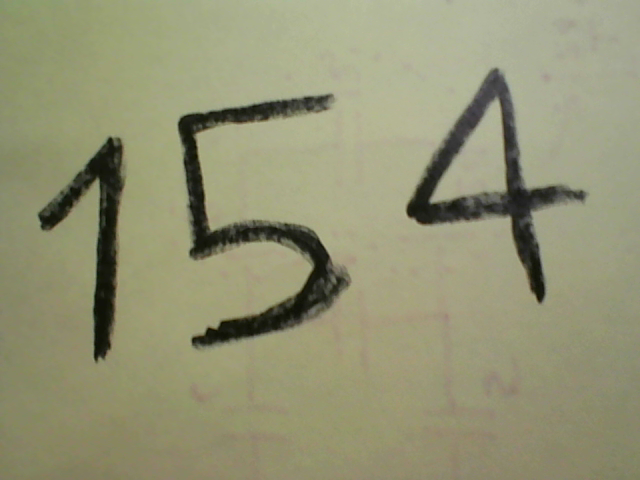
#> input picture img/input/img-2020129-12029.png, 640 x 480 px
$ python segmentation.py
#> lines starting #> are read from the running program, lines starting #| are printed output that depends on the picture; after the words box and inside, x2 and y2 are one past the last pixel; in counts of white or black regions, pixels touching at a corner belong together
import cv2
from PIL import Image, ImageEnhance, ImageFilter
import numpy as np
import matplotlib.pyplot as plt
import random as rng
rng.seed(12345)

# reading image
# img = Image.open("img-2020128-213510.png")
# img = Image.open("img-2020129-0574.png")
# img = Image.open("img-2020129-1345.png")
img = Image.open("img-2020129-12029.png")
#> img is the input picture: PIL image 640x480 RGB; mean R, G, B 147.5, 147.6, 116.3
# img = Image.open("img-2020129-13428.png")
# img = Image.open("img-2020129-13744.png")
new_image = img

img_cv = np.array(img)
img_cv2 = np.array(img)


# new_image = ImageEnhance.Brightness(new_image).enhance(1.7)
# new_image = ImageEnhance.Contrast(new_image).enhance(0.3)

new_image = np.array(new_image)
new_image = cv2.cvtColor(new_image, cv2.COLOR_BGR2GRAY)
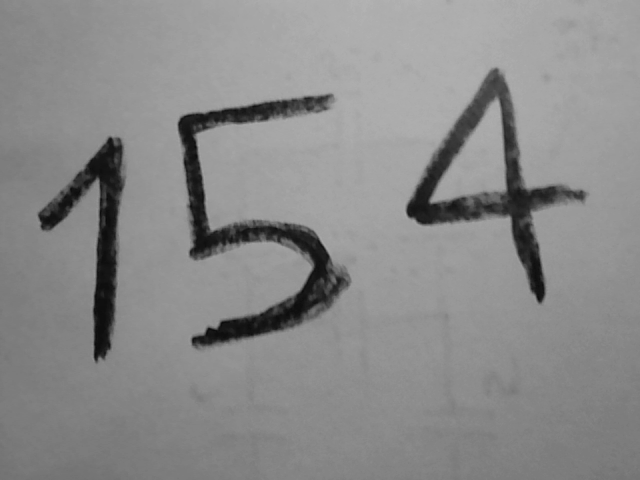
#> new_image: shape (480, 640); min 9, max 180, mean 138.2
new_image = Image.fromarray(new_image)

new_image = new_image.filter(ImageFilter.GaussianBlur(0.7))
#> new_image: PIL image 640x480 L
# new_image = ImageEnhance.Color(new_image).enhance(0.)
new_image = ImageEnhance.Contrast(new_image).enhance(2.5)
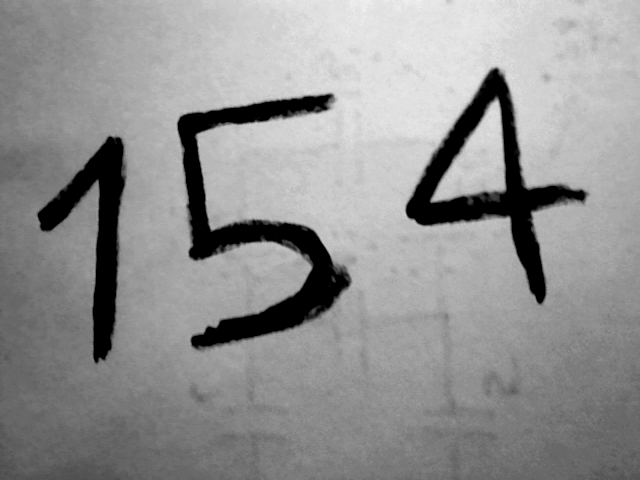
#> new_image: PIL image 640x480 L; min 0, max 243, mean 145.9


#convert pil.image to opencv (numpy.ndarray)
#need numpy library for this
new_image = np.array(new_image)
# [33 lines of commented-out code are left out]
kernel = np.ones((6,6),np.uint8)
new_image = cv2.dilate(~new_image, kernel, iterations=3)
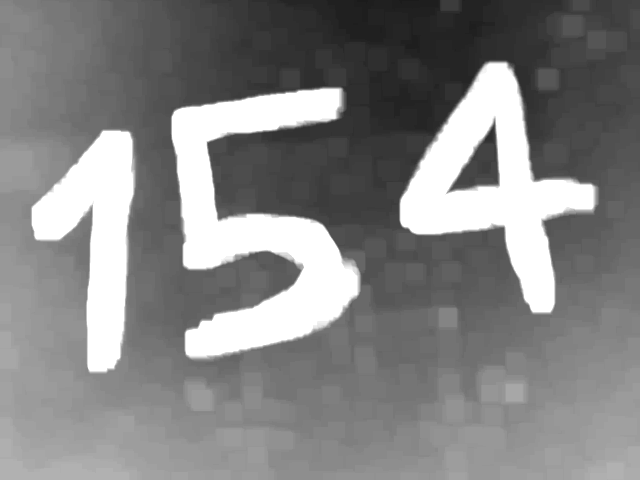
#> new_image: shape (480, 640); min 27, max 255, mean 131.9
ret, new_image = cv2.threshold(new_image, 210, 255, 0)
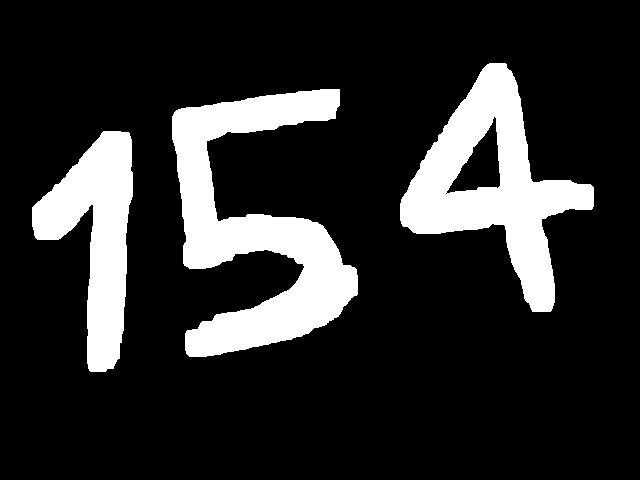
#> new_image: shape (480, 640); 17% white; 3 white regions
# new_image = cv2.adaptiveThreshold(new_image, 255, cv2.ADAPTIVE_THRESH_GAUSSIAN_C, cv2.THRESH_BINARY,3, 2)


contours, _ = cv2.findContours(new_image, cv2.RETR_LIST, cv2.CHAIN_APPROX_SIMPLE)
#> contours = 5 contours, 1 with area under 20; largest, box (x1, y1, x2, y2) and area: (172, 89, 358, 357) 21582, (400, 63, 594, 312) 19702, (32, 131, 133, 372) 11599, (446, 116, 501, 194) 1970
# print(len(contours))
boundings = list()
for cnt in contours:
    x, y, w, h = cv2.boundingRect(cnt)
    if x == 0 and y == 0:   # skip global contour
        continue
    boundings.append((x, y, w, h))
#> this loop made 5 passes
#> (x, y, w, h) on passes 2 to 5: (32, 131, 101, 241), (446, 116, 55, 78), (172, 89, 186, 268), (400, 63, 194, 249)
#> (cnt, x, y, w, h) on pass 1: ([[445, 193], [446, 192], [447, 193], [446, 194]], 445, 192, 3, 3)
#> after the loop, boundings = [(445, 192, 3, 3), (32, 131, 101, 241), (446, 116, 55, 78), (172, 89, 186, 268), (400, 63, 194, 249)]
    # if
    # cv2.rectangle(img_cv, (x, y), (x+w, y+h), (0, 240, 0), 2)
# print(boundings)
# yigig
new_boundings = boundings[:]
#> new_boundings has the same summary as boundings
for i in range(len(boundings)):
    for j in range(len(boundings)):
        if boundings[i] is boundings[j]: continue
        j_x, j_y, j_w, j_h = boundings[j]
        i_x, i_y, i_w, i_h = boundings[i]
        if j_x > i_x and j_y > i_y:
            if j_x + j_w < i_x + i_w and j_y + j_h < i_y + i_h:
                new_boundings[j] = None
#> this loop made 5 passes
#> after the loop, new_boundings = 5 items

new_boundings = [b for b in new_boundings if b != None]
#> new_boundings = [(32, 131, 101, 241), (172, 89, 186, 268), (400, 63, 194, 249)]
# print(boundings)

for b in new_boundings:
    x, y, w, h = b
    cv2.rectangle(img_cv, (x, y), (x+w, y+h), (0, 240, 0), 2)
#> this loop made 3 passes
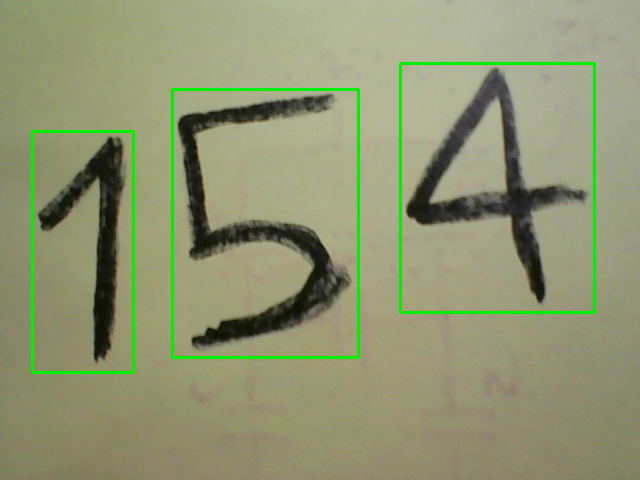
#> img_cv: shape (480, 640, 3); 2.42% of pixels changed, all inside (x1, y1, x2, y2) = (31, 62, 596, 374)

for b in boundings:
    x, y, w, h = b
    cv2.rectangle(img_cv2, (x, y), (x+w, y+h), (0, 240, 0), 2)
#> this loop made 5 passes
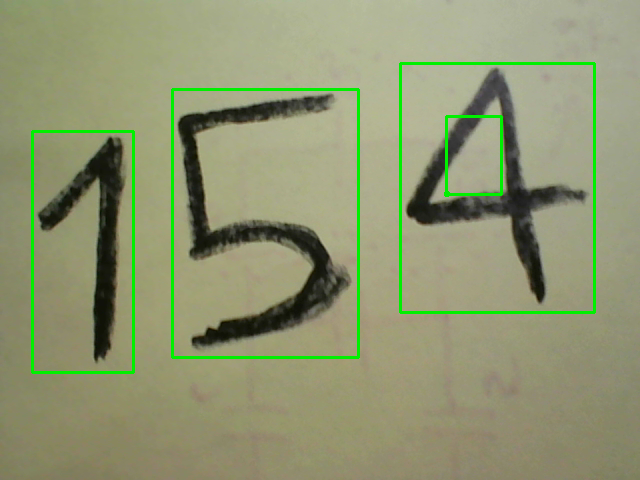
#> img_cv2: shape (480, 640, 3); 2.68% of pixels changed, all inside (x1, y1, x2, y2) = (31, 62, 596, 374)

# display input and output image
cv2.imshow("preprocessed image", new_image)
cv2.imshow("Edge Detection and segmentation", img_cv)
cv2.imshow("Edge Detection and segmentation1", img_cv2)
cv2.waitKey(0)   # waits until a key is pressed
cv2.destroyAllWindows()  # destroys the window showing image

$ run again, with img/input/img-2020128-213510.png copied over img/input/img-2020129-12029.png
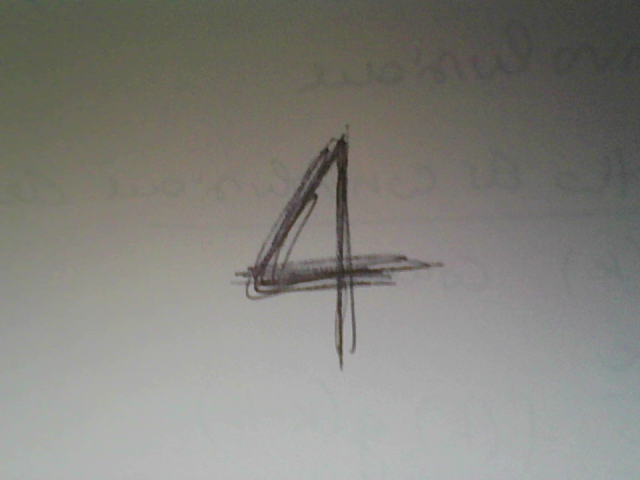
#> input picture img/input/img-2020128-213510.png, 640 x 480 px
#> img is the input picture: PIL image 640x480 RGB; mean R, G, B 131.8, 130.7, 124.8
#> `ret, new_image = cv2.threshold(new_image, 210, 255, 0)`:
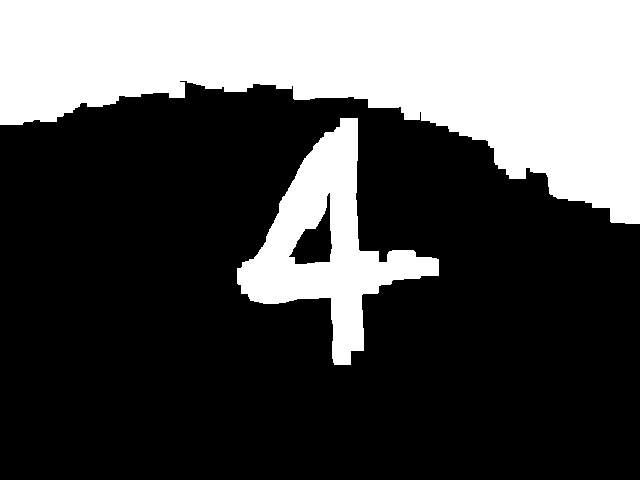
#> new_image: shape (480, 640); 31.9% white; 2 white regions
#> contours = 3 contours; box (x1, y1, x2, y2) and area: (0, 0, 640, 224) 80169, (237, 118, 439, 365) 18004, (288, 192, 333, 265) 1466
#> the loop `for cnt in contours:` made 3 passes
#> (x, y, w, h) on passes 1 to 3: (288, 192, 45, 73), (237, 118, 202, 247), (0, 0, 640, 224)
#> after the loop `for cnt in contours:`: boundings = [(288, 192, 45, 73), (237, 118, 202, 247)]
#> the loop `for i in range(len(boundings)):` made 2 passes
#> after the loop `for i in range(len(boundings)):`: new_boundings = 2 items
#> `new_boundings = [b for b in new_boundings if b != None]`: new_boundings = [(237, 118, 202, 247)]
#> the loop `for b in new_boundings:` made 1 pass
#> the loop `for b in boundings:` made 2 passes
#> after the loop `for b in boundings:`:
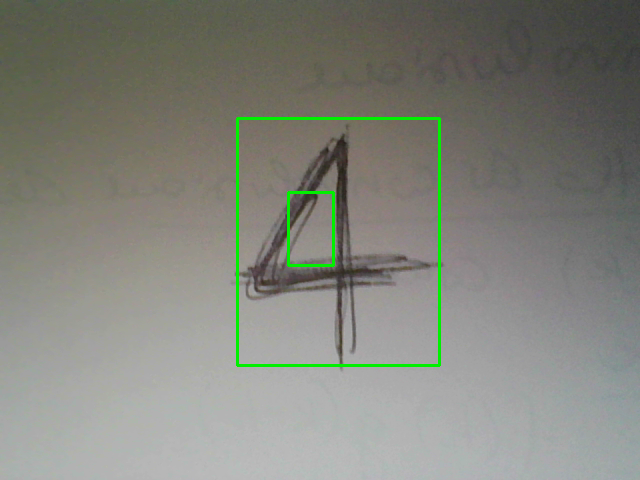
#> img_cv2: shape (480, 640, 3); 1.1% of pixels changed, all inside (x1, y1, x2, y2) = (236, 117, 441, 367)

$ run again, with img/input/img-2020129-0574.png copied over img/input/img-2020129-12029.png
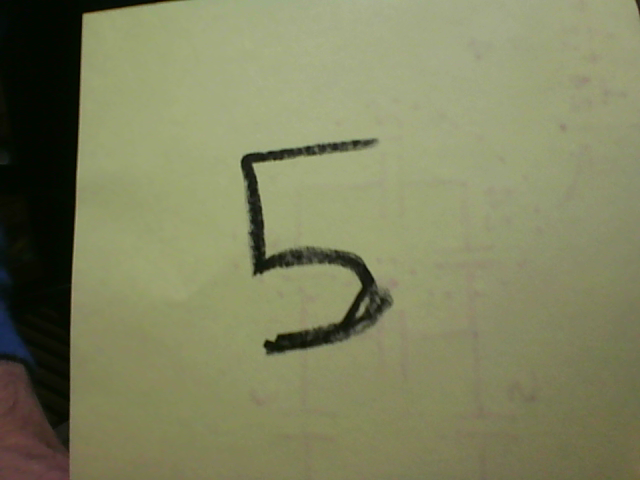
#> input picture img/input/img-2020129-0574.png, 640 x 480 px
#> img is the input picture: PIL image 640x480 RGB; mean R, G, B 127.8, 130.6, 95.3
#> `ret, new_image = cv2.threshold(new_image, 210, 255, 0)`:
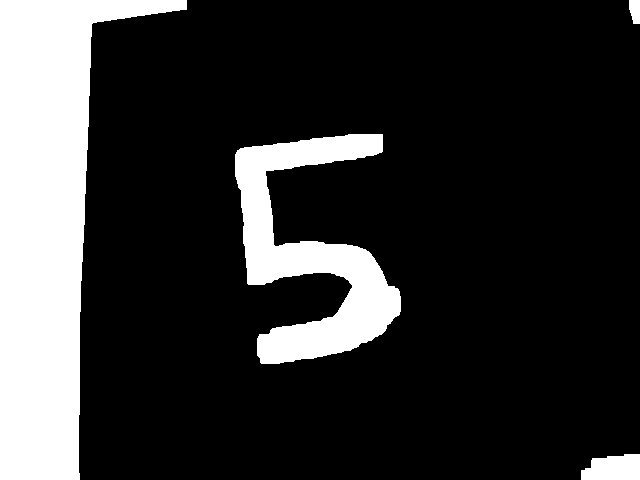
#> new_image: shape (480, 640); 19.6% white; 4 white regions
#> contours = 4 contours; box (x1, y1, x2, y2) and area: (0, 0, 187, 480) 41404, (235, 134, 401, 364) 15992, (581, 454, 640, 480) 1204, (629, 0, 640, 24) 195
#> the loop `for cnt in contours:` made 4 passes
#> (x, y, w, h) on passes 1 to 4: (581, 454, 59, 26), (235, 134, 166, 230), (629, 0, 11, 24), (0, 0, 187, 480)
#> after the loop `for cnt in contours:`: boundings = [(581, 454, 59, 26), (235, 134, 166, 230), (629, 0, 11, 24)]
#> new_boundings has the same summary as boundings
#> the loop `for i in range(len(boundings)):` made 3 passes
#> the loop `for b in new_boundings:` made 3 passes
#> after the loop `for b in new_boundings:`:
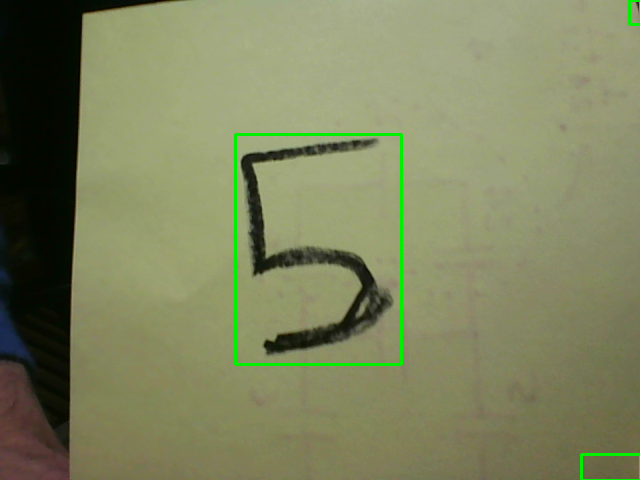
#> img_cv: shape (480, 640, 3); 0.93% of pixels changed, all inside (x1, y1, x2, y2) = (234, 0, 640, 480)
#> the loop `for b in boundings:` made 3 passes

$ run again, with img/input/img-2020129-1345.png copied over img/input/img-2020129-12029.png
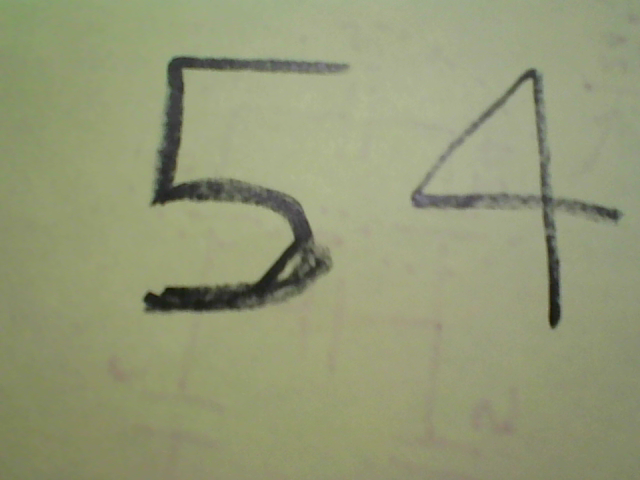
#> input picture img/input/img-2020129-1345.png, 640 x 480 px
#> img is the input picture: PIL image 640x480 RGB; mean R, G, B 148.1, 153.1, 118.6
#> `ret, new_image = cv2.threshold(new_image, 210, 255, 0)`:
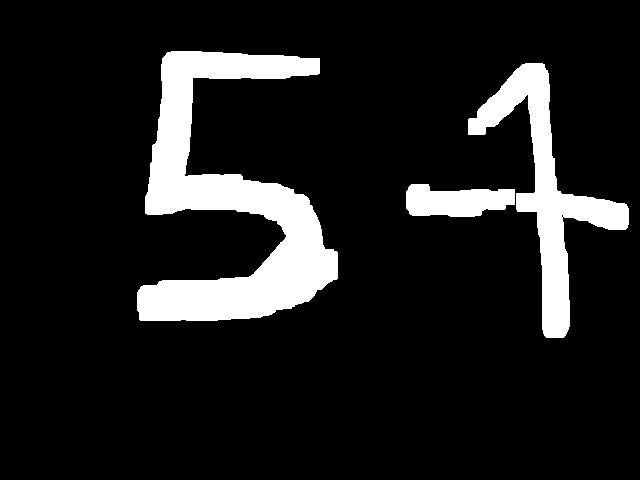
#> new_image: shape (480, 640); 11.7% white; 3 white regions
#> contours = 4 contours, 1 with area under 20; largest, box (x1, y1, x2, y2) and area: (137, 51, 338, 321) 22284, (468, 63, 629, 338) 10011, (406, 184, 515, 217) 2562
#> the loop `for cnt in contours:` made 4 passes
#> (x, y, w, h) on passes 1 to 4: (561, 214, 3, 4), (406, 184, 109, 33), (468, 63, 161, 275), (137, 51, 201, 270)
#> after the loop `for cnt in contours:`: boundings = [(561, 214, 3, 4), (406, 184, 109, 33), (468, 63, 161, 275), (137, 51, 201, 270)]
#> `new_boundings = boundings[:]`: new_boundings has the same summary as boundings
#> the loop `for i in range(len(boundings)):` made 4 passes
#> after the loop `for i in range(len(boundings)):`: new_boundings = 4 items
#> `new_boundings = [b for b in new_boundings if b != None]`: new_boundings = [(406, 184, 109, 33), (468, 63, 161, 275), (137, 51, 201, 270)]
#> the loop `for b in new_boundings:` made 3 passes
#> the loop `for b in boundings:` made 4 passes
#> after the loop `for b in boundings:`:
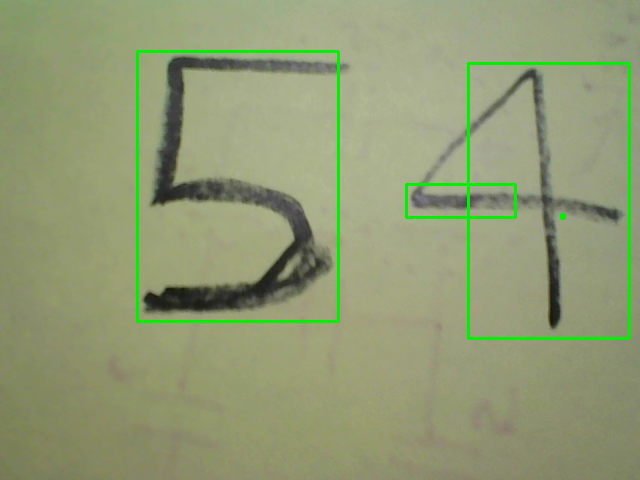
#> img_cv2: shape (480, 640, 3); 2.05% of pixels changed, all inside (x1, y1, x2, y2) = (136, 50, 631, 340)
